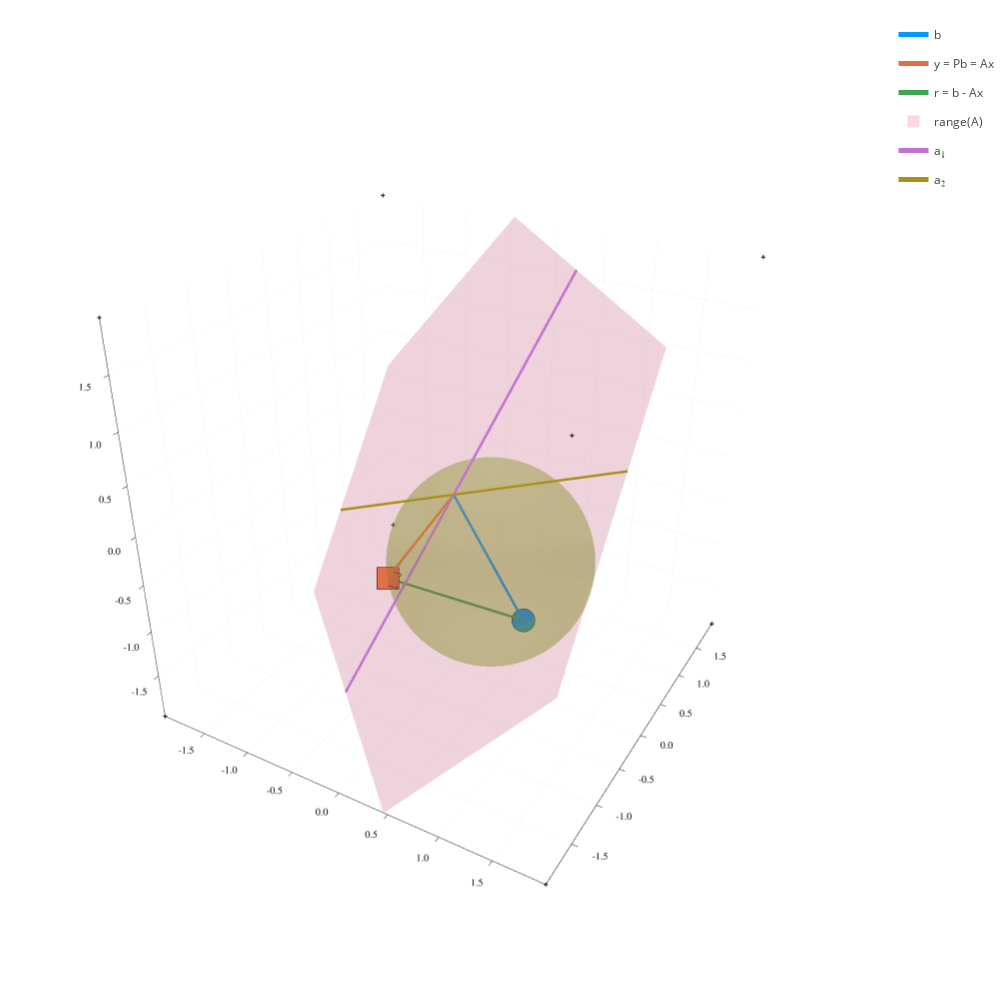

The cell this chart's notebook holds for it:
### Code cell
A = randn(3,2);
p = plot_ls_diagram(A,b);

N = 128
θ = LinRange(0,2π,N)
ϕ = LinRange(-π/2,π/2,div(N,2))

x = midpoint[1] .+ radius * cos.(θ) * cos.(ϕ)'
y = midpoint[2] .+ radius * sin.(θ) * cos.(ϕ)'
z = midpoint[3] .+ radius * ones(length(θ)) * sin.(ϕ)'
surface!(p,x,y,z,c=10, fillalpha=0.5, colorbar = false)

### Figure 1 — Plotly figure (JSON) as saved in the notebook; plotly's stock layout.template omitted (floating-point values rounded to 4 significant figures; data arrays with more than 128 entries replaced by an {"elided": "..."} marker saying what was removed)
{"data": [{"colorbar": {"title": ""}, "hoverinfo": "text", "legendgroup": "b", "line": {"color": "rgba(0, 154, 250, 1.000)", "dash": "solid", "shape": "linear", "width": 5}, "mode": "lines", "name": "b", "scene": "scene", "showlegend": true, "text": ["b:<br>+0.34<br>+0.83<br>-1.80", "b:<br>+0.34<br>+0.83<br>-1.80"], "type": "scatter3d", "x": [0, 0.3441], "xaxis": "x", "y": [0, 0.8267], "yaxis": "y", "z": [0, -1.799], "zaxis": "z", "zmax": 0.1053, "zmin": -1.904}, {"colorbar": {"title": ""}, "legendgroup": "", "line": {"color": "rgba(0, 154, 250, 1.000)", "dash": "solid", "shape": "linear", "width": 5}, "marker": {"color": "rgba(0, 154, 250, 1.000)", "line": {"color": "rgba(0, 0, 0, 1.000)", "width": 1}, "size": 8, "symbol": "octagon"}, "mode": "lines+markers", "name": "", "scene": "scene", "showlegend": false, "type": "scatter3d", "x": [0.3441], "xaxis": "x", "y": [0.8267], "yaxis": "y", "z": [-1.799], "zaxis": "z", "zmax": 0.1053, "zmin": -1.904}, {"colorbar": {"title": ""}, "legendgroup": "", "marker": {"color": "rgba(62, 164, 78, 1.000)", "line": {"color": "rgba(0, 0, 0, 1.000)", "width": 1}, "size": 2, "symbol": "cross"}, "mode": "markers", "name": "", "scene": "scene", "showlegend": false, "type": "scatter3d", "x": [-1.979, 1.979, -1.979, 1.979, -1.979, 1.979, -1.979, 1.979], "xaxis": "x", "y": [-1.979, -1.979, 1.979, 1.979, -1.979, -1.979, 1.979, 1.979], "yaxis": "y", "z": [-1.979, -1.979, -1.979, -1.979, 1.979, 1.979, 1.979, 1.979], "zaxis": "z", "zmax": 0.1053, "zmin": -1.904}, {"colorbar": {"title": ""}, "hoverinfo": "text", "legendgroup": "y = Pb = Ax", "line": {"color": "rgba(227, 111, 71, 1.000)", "dash": "solid", "shape": "linear", "width": 5}, "mode": "lines", "name": "y = Pb = Ax", "scene": "scene", "showlegend": true, "text": ["x:<br>+0.41<br>-0.20<br>y:<br>-0.63<br>-0.18<br>-1.02", "x:<br>+0.41<br>-0.20<br>y:<br>-0.63<br>-0.18<br>-1.02"], "type": "scatter3d", "x": [0, -0.6284], "xaxis": "x", "y": [0, -0.1827], "yaxis": "y", "z": [0, -1.016], "zaxis": "z", "zmax": 0.1053, "zmin": -1.904}, {"colorbar": {"title": ""}, "legendgroup": "", "line": {"color": "rgba(227, 111, 71, 1.000)", "dash": "solid", "shape": "linear", "width": 5}, "marker": {"color": "rgba(227, 111, 71, 1.000)", "line": {"color": "rgba(0, 0, 0, 1.000)", "width": 1}, "size": 8, "symbol": "square"}, "mode": "lines+markers", "name": "", "scene": "scene", "showlegend": false, "type": "scatter3d", "x": [-0.6284], "xaxis": "x", "y": [-0.1827], "yaxis": "y", "z": [-1.016], "zaxis": "z", "zmax": 0.1053, "zmin": -1.904}, {"colorbar": {"title": ""}, "hoverinfo": "text", "legendgroup": "r = b - Ax", "line": {"color": "rgba(62, 164, 78, 1.000)", "dash": "solid", "shape": "linear", "width": 5}, "mode": "lines", "name": "r = b - Ax", "scene": "scene", "showlegend": true, "text": ["r:<br>+0.97<br>+1.01<br>-0.78", "r:<br>+0.97<br>+1.01<br>-0.78"], "type": "scatter3d", "x": [-0.6284, 0.3441], "xaxis": "x", "y": [-0.1827, 0.8267], "yaxis": "y", "z": [-1.016, -1.799], "zaxis": "z", "zmax": 0.1053, "zmin": -1.904}, {"color": "rgba(237, 94, 147, 0.500)", "colorbar": {"title": ""}, "colorscale": [[0, "rgba(237, 94, 147, 0.500)"], [1, "rgba(237, 94, 147, 0.500)"]], "hoverinfo": "none", "name": "range(A)", "opacity": 0.5, "scene": "scene", "showlegend": true, "showscale": false, "type": "mesh3d", "x": [0.4609, -1.979, 1.979, -1.979, 1.979, -0.4609], "xaxis": "x", "y": [-1.979, 0.3715, -1.979, 1.979, -0.3715, 1.979], "yaxis": "y", "z": [-1.979, -1.979, -0.09353, 0.09353, 1.979, 1.979], "zaxis": "z", "zmax": 0.1053, "zmin": -1.904}, {"colorbar": {"title": ""}, "hoverinfo": "text", "legendgroup": "a₁", "line": {"color": "rgba(195, 113, 210, 1.000)", "dash": "solid", "shape": "linear", "width": 5}, "mode": "lines", "name": "a₁", "scene": "scene", "showlegend": true, "text": ["a₁:<br>-0.70<br>-0.83<br>-1.94", "a₁:<br>-0.70<br>-0.83<br>-1.94"], "type": "scatter3d", "x": [0.712, -0.712], "xaxis": "x", "y": [0.8489, -0.8489], "yaxis": "y", "z": [1.979, -1.979], "zaxis": "z", "zmax": 0.1053, "zmin": -1.904}, {"colorbar": {"title": ""}, "hoverinfo": "text", "legendgroup": "a₂", "line": {"color": "rgba(172, 142, 24, 1.000)", "dash": "solid", "shape": "linear", "width": 5}, "mode": "lines", "name": "a₂", "scene": "scene", "showlegend": true, "text": ["a₂:<br>+1.67<br>-0.80<br>+1.05", "a₂:<br>+1.67<br>-0.80<br>+1.05"], "type": "scatter3d", "x": [-1.979, 1.979], "xaxis": "x", "y": [0.9467, -0.9467], "yaxis": "y", "z": [-1.237, 1.237], "zaxis": "z", "zmax": 0.1053, "zmin": -1.904}, {"colorbar": {"title": ""}, "legendgroup": "", "line": {"color": "rgba(0, 0, 0, 1.000)", "dash": "solid", "shape": "linear", "width": 1}, "mode": "lines", "name": "", "scene": "scene", "showlegend": false, "type": "scatter3d", "x": [-0.5764, -0.5158, -0.5678], "xaxis": "x", "y": [-0.1676, -0.1047, -0.1199], "yaxis": "y", "z": [-0.932, -0.9808, -1.065], "zaxis": "z", "zmax": 0.1053, "zmin": -1.904}, {"colorbar": {"title": ""}, "legendgroup": "", "line": {"color": "rgba(0, 0, 0, 1.000)", "dash": "solid", "shape": "linear", "width": 1}, "mode": "lines", "name": "", "scene": "scene", "showlegend": false, "type": "scatter3d", "x": [-0.5681, -0.5076, -0.5678], "xaxis": "x", "y": [-0.259, -0.1961, -0.1199], "yaxis": "y", "z": [-1.04, -1.088, -1.065], "zaxis": "z", "zmax": 0.1053, "zmin": -1.904}, {"colorbar": {"title": ""}, "colorscale": [[0, "rgba(142, 151, 30, 0.500)"], [1, "rgba(142, 151, 30, 0.500)"]], "hoverinfo": "none", "name": "", "opacity": 0.5, "scene": "scene", "showlegend": false, "showscale": false, "type": "surface", "x": {"elided": "128x64 float values"}, "xaxis": "x", "y": {"elided": "128x64 float values"}, "yaxis": "y", "z": {"elided": "128x64 float values"}, "zaxis": "z", "zmax": 0.1053, "zmin": -1.904}], "layout": {"annotations": [], "height": 1000, "legend_position": {"bgcolor": "rgba(255, 255, 255, 1.000)", "bordercolor": "rgba(0, 0, 0, 1.000)", "borderwidth": 1, "font": {"color": "rgba(0, 0, 0, 1.000)", "family": "sans-serif", "size": 11}, "title": {"font": {"color": "rgba(0, 0, 0, 1.000)", "family": "sans-serif", "size": 15}, "text": ""}, "tracegroupgap": 0, "traceorder": "normal", "x": 1, "xanchor": "auto", "y": 1, "yanchor": "auto"}, "margin": {"b": 20, "l": 0, "r": 0, "t": 20}, "paper_bgcolor": "rgba(255, 255, 255, 1.000)", "plot_bgcolor": "rgba(255, 255, 255, 1.000)", "scene": {"camera": {"eye": {"x": 1.126, "y": -1.95, "z": 1.3}}, "domain": {"x": [0.03949, 0.9961], "y": [0.01505, 0.9961]}, "xaxis": {"gridcolor": "rgba(0, 0, 0, 0.100)", "gridwidth": 0.5, "linecolor": "rgba(0, 0, 0, 1.000)", "mirror": false, "range": [-1.979, 1.979], "showgrid": true, "showline": true, "showticklabels": true, "tickangle": 0, "tickcolor": "rgb(0, 0, 0)", "tickfont": {"color": "rgba(0, 0, 0, 1.000)", "family": "sans-serif", "size": 11}, "tickmode": "array", "ticks": "inside", "ticktext": ["-1.5", "-1.0", "-0.5", "0.0", "0.5", "1.0", "1.5"], "tickvals": [-1.5, -1, -0.5, 0, 0.5, 1, 1.5], "title": "", "titlefont": {"color": "rgba(0, 0, 0, 1.000)", "family": "sans-serif", "size": 15}, "type": "-", "visible": true, "zeroline": false, "zerolinecolor": "rgba(0, 0, 0, 1.000)"}, "yaxis": {"gridcolor": "rgba(0, 0, 0, 0.100)", "gridwidth": 0.5, "linecolor": "rgba(0, 0, 0, 1.000)", "mirror": false, "range": [-1.979, 1.979], "showgrid": true, "showline": true, "showticklabels": true, "tickangle": 0, "tickcolor": "rgb(0, 0, 0)", "tickfont": {"color": "rgba(0, 0, 0, 1.000)", "family": "sans-serif", "size": 11}, "tickmode": "array", "ticks": "inside", "ticktext": ["-1.5", "-1.0", "-0.5", "0.0", "0.5", "1.0", "1.5"], "tickvals": [-1.5, -1, -0.5, 0, 0.5, 1, 1.5], "title": "", "titlefont": {"color": "rgba(0, 0, 0, 1.000)", "family": "sans-serif", "size": 15}, "type": "-", "visible": true, "zeroline": false, "zerolinecolor": "rgba(0, 0, 0, 1.000)"}, "zaxis": {"gridcolor": "rgba(0, 0, 0, 0.100)", "gridwidth": 0.5, "linecolor": "rgba(0, 0, 0, 1.000)", "mirror": false, "range": [-1.979, 1.979], "showgrid": true, "showline": true, "showticklabels": true, "tickangle": 0, "tickcolor": "rgb(0, 0, 0)", "tickfont": {"color": "rgba(0, 0, 0, 1.000)", "family": "sans-serif", "size": 11}, "tickmode": "array", "ticks": "inside", "ticktext": ["-1.5", "-1.0", "-0.5", "0.0", "0.5", "1.0", "1.5"], "tickvals": [-1.5, -1, -0.5, 0, 0.5, 1, 1.5], "title": "", "titlefont": {"color": "rgba(0, 0, 0, 1.000)", "family": "sans-serif", "size": 15}, "type": "-", "visible": true, "zeroline": false, "zerolinecolor": "rgba(0, 0, 0, 1.000)"}}, "showlegend": true, "width": 1000}}
